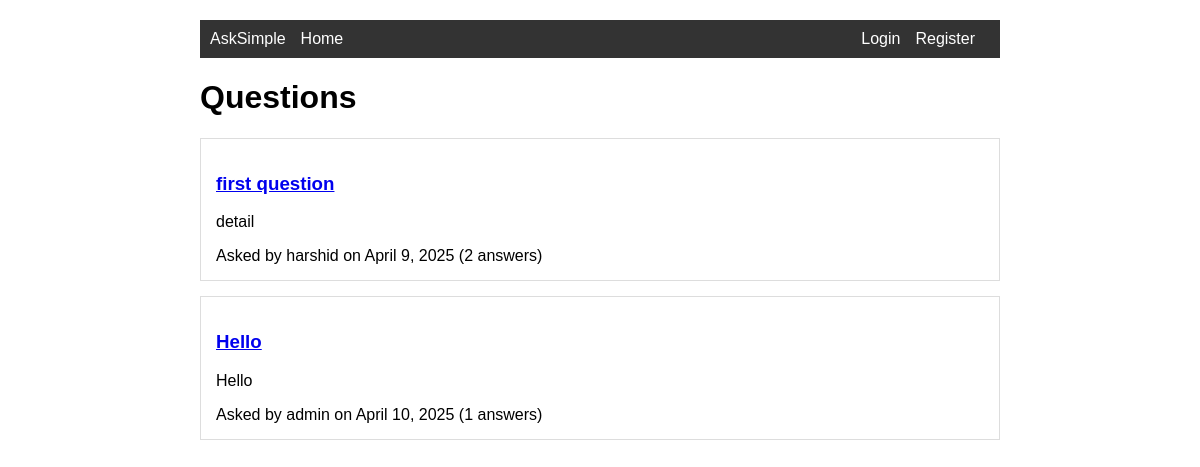
Before: / with the older database file.
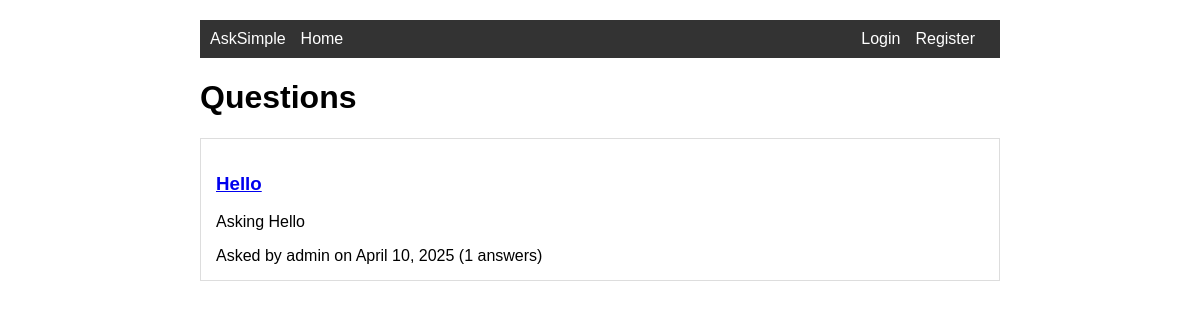
After: the same page with the newer database file.
### quora/models.py (models this page shows, shortened)
class Question(models.Model):
    title = models.CharField(max_length=200)
    content = models.TextField()
    author = models.ForeignKey(User, on_delete=models.CASCADE)
    created_at = models.DateTimeField(auto_now_add=True)
    updated_at = models.DateTimeField(auto_now=True)

class User(AbstractUser):
    email = models.EmailField(unique=True)
    date_joined = models.DateTimeField(auto_now_add=True)
    updated_at = models.DateTimeField(auto_now=True)

### quora/views.py (the view)
# urls.py: path("", views.home, name="home"),
def home(request):
    return render(request, "quora/home.html", {"questions": Question.objects.all()})

### quora/templates/quora/home.html
{% extends 'quora/base.html' %}
{% block content %}
<h1>Questions</h1>
{% for question in questions %}
<div class="card">
    <h3>
        <a href="{% url 'quora:question_detail' question.pk %}">
            {{ question.title }}
        </a>
    </h3>
    <p>{{ question.content|truncatewords:50 }}</p>
    <div>
        Asked by {{ question.author.username }} on {{ question.created_at|date }}
        <span>({{ question.answers.count }} answers)</span>
    </div>
</div>
{% empty %}
<div class="alert">
    No questions have been asked yet.
</div>
{% endfor %}
{% endblock %}

Changed rows visible on the page:
removed Question: title "first question", content "detail", author.username "harshid", created_at "April 9, 2025", answers.count "2"
removed Question: title "Hello", content "Hello", author.username "admin", created_at "April 10, 2025", answers.count "1"
added Question: title "Hello", content "Asking Hello", author.username "admin", created_at "April 10, 2025", answers.count "1"
